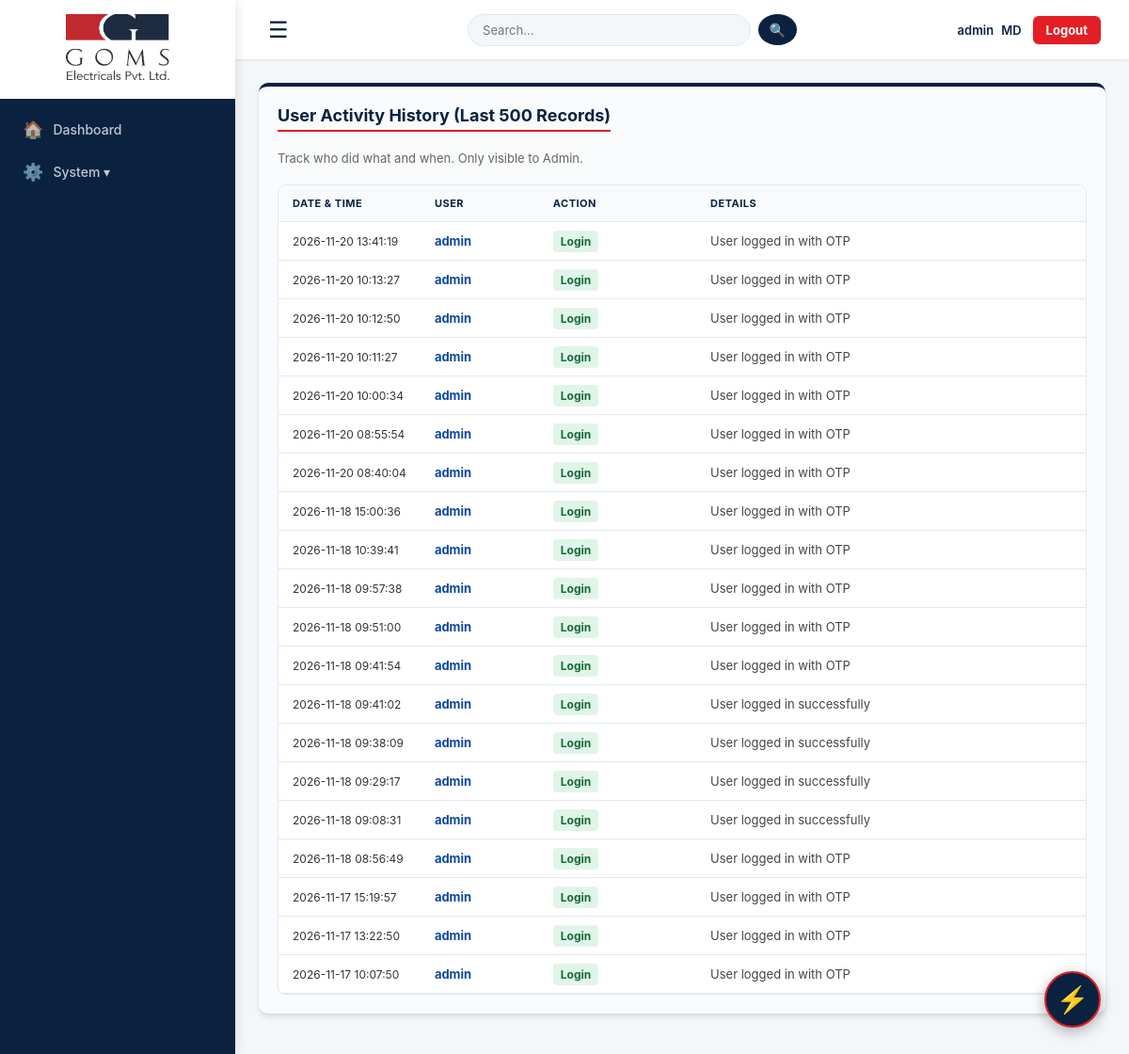
Screenshot of /activity_log (signed in) with the database file from the repository.
### tables this page shows
CREATE TABLE activity_logs (id INTEGER PRIMARY KEY AUTOINCREMENT, username TEXT, action TEXT, details TEXT, timestamp TEXT);

### app.py (the view)
@app.route("/activity_log")
def activity_log():
    if not session.get("username"): return redirect(url_for("login"))
    if session.get("role") not in ["MD", "GM"]:
        flash("Access Denied: Only MD and GM can view activity logs.", "error")
        return redirect(url_for("dashboard"))
    conn = get_db()
    logs = conn.execute("SELECT * FROM activity_logs ORDER BY id DESC LIMIT 500").fetchall()
    conn.close()
    return render_template("activity_log.html", logs=logs)

### app.py (called while the page is built, shortened)
@app.context_processor
def inject_permissions():
    role = session.get('role', 'Admin')
    return dict(is_admin_or_gm = role in ['MD', 'Admin', 'GM'])

@app.after_request
def add_header(response):
    response.headers["Cache-Control"] = "no-cache, no-store, must-revalidate, public, max-age=0"
    response.headers["Pragma"] = "no-cache"
    response.headers["Expires"] = "0"
    return response

def get_db():
    conn = sqlite3.connect(DATABASE, timeout=20)
    conn.row_factory = sqlite3.Row
    return conn

@app.before_request
def restrict_access():
    if not session.get("username"): return
    role = session.get("role", "MD")
    endpoint = request.endpoint
    finance_routes = ['accounts', 'accounts_entry', 'delete_account_entry', 'delete_bill',
                      'print_bill', 'client_ledger', 'vendor_ledger', 'gst_reconciliation',
                      'run_reconciliation', 'gstr1', 'credit_notes', 'delete_credit_note',
                      'general_expenses', 'company_pnl', 'pay_purchase_bill', 'payroll']
    if endpoint in finance_routes and role not in ['MD', 'GM', 'Accountant']:
        flash("Access Denied: Finance module is restricted.", "error")
        return redirect(url_for('dashboard'))
    if role == "MD":
        return

### templates/activity_log.html (shortened to what this page needs)
{% extends "base.html" %}
{% block content %}
<div class="card" style="background: #f9fbfc;">
    <h3>User Activity History (Last 500 Records)</h3>
    <p style="color: #666; font-size: 13px; margin-bottom: 20px;">Track who did what and when. Only visible to Admin.</p>
    <div class="table-wrap">
        <table>
            <thead>
                <tr style="background: #f1f5f9;">
                    <th style="width: 15%;">Date & Time</th>
                    <th style="width: 15%;">User</th>
                    <th style="width: 20%;">Action</th>
                    <th style="width: 50%;">Details</th>
                </tr>
            </thead>
            <tbody>
                {% for log in logs %}
                <tr>
                    <td style="white-space: nowrap; font-size: 12px;">{{ log['timestamp'] }}</td>
                    <td><strong style="color: #0d47a1;">{{ log['username'] }}</strong></td>
                    <td>
                        {% if 'Delete' in log['action'] %}
                            <span style="background: #fff0f0; color: #b42318; padding: 4px 8px; border-radius: 4px; font-size: 12px; font-weight: bold;">{{ log['action'] }}</span>
                        {% elif 'Login' in log['action'] %}
                            <span style="background: #e0f5e8; color: #176b38; padding: 4px 8px; border-radius: 4px; font-size: 12px; font-weight: bold;">{{ log['action'] }}</span>
                        {% elif 'Approve' in log['action'] %}
                            <span style="background: #e3f2fd; color: #0d47a1; padding: 4px 8px; border-radius: 4px; font-size: 12px; font-weight: bold;">{{ log['action'] }}</span>
                        {% else %}
                            <span style="background: #f1f5f9; color: #333; padding: 4px 8px; border-radius: 4px; font-size: 12px; font-weight: bold;">{{ log['action'] }}</span>
                        {% endif %}
                    </td>
                    <td style="font-size: 13px; color: #444;">{{ log['details'] }}</td>
                </tr>
                {% else %}
                <tr><td colspan="4" style="text-align: center; padding: 20px;">No activity logs found.</td></tr>
                {% endfor %}
            </tbody>
        </table>
    </div>
</div>
{% endblock %}

### static/css/main.css (style rules this page uses)
:root { --primary-blue: #0a2240; --accent-red: #e31e24; --bg-light: #f4f7f9; --text-dark: #333; --text-light: #666; --white: #ffffff; --border: #e2e8f0; --shadow-sm: 0 1px 3px rgba(0,0,0,0.1); --shadow-md: 0 4px 6px -1px rgba(0,0,0,0.1), 0 2px 4px -1px rgba(0,0,0,0.06); --shadow-lg: 0 10px 15px -3px rgba(0,0,0,0.1), 0 4px 6px -2px rgba(0,0,0,0.05); }
* { box-sizing: border-box; margin: 0; padding: 0; font-family: 'Inter', 'Segoe UI', sans-serif; }
body { background-color: var(--bg-light); color: var(--text-dark); display: flex; min-height: 100vh; }
.card { background: var(--white); border-radius: 10px; padding: 20px; box-shadow: var(--shadow-md); margin-bottom: 20px; border-top: 4px solid var(--primary-blue); transition: 0.2s; }
.card h3, .panel h3 { margin-bottom: 20px; color: var(--primary-blue); border-bottom: 2px solid var(--accent-red); display: inline-block; padding-bottom: 5px; font-weight: 700; font-size: 18px; }
.table-wrap { overflow-x: auto; border-radius: 8px; border: 1px solid var(--border); background: white; }
table { width: 100%; border-collapse: collapse; }
th, td { padding: 12px 15px; text-align: left; border-bottom: 1px solid var(--border); font-size: 13px; vertical-align: middle; }
th { background: #f8fafc; color: var(--primary-blue); font-weight: 700; text-transform: uppercase; font-size: 11px; letter-spacing: 0.5px; white-space: nowrap; }

### rows the page displays
activity_logs: timestamp "2026-11-20 13:41:19", username "admin", action "Login", details "User logged in with OTP"
activity_logs: timestamp "2026-11-20 10:13:27", username "admin", action "Login", details "User logged in with OTP"
activity_logs: timestamp "2026-11-20 10:12:50", username "admin", action "Login", details "User logged in with OTP"
activity_logs: timestamp "2026-11-20 10:11:27", username "admin", action "Login", details "User logged in with OTP"
activity_logs: timestamp "2026-11-20 10:00:34", username "admin", action "Login", details "User logged in with OTP"
activity_logs: timestamp "2026-11-20 08:55:54", username "admin", action "Login", details "User logged in with OTP"
activity_logs: timestamp "2026-11-20 08:40:04", username "admin", action "Login", details "User logged in with OTP"
activity_logs: timestamp "2026-11-18 15:00:36", username "admin", action "Login", details "User logged in with OTP"
activity_logs: timestamp "2026-11-18 10:39:41", username "admin", action "Login", details "User logged in with OTP"
activity_logs: timestamp "2026-11-18 09:57:38", username "admin", action "Login", details "User logged in with OTP"
activity_logs: timestamp "2026-11-18 09:51:00", username "admin", action "Login", details "User logged in with OTP"
activity_logs: timestamp "2026-11-18 09:41:54", username "admin", action "Login", details "User logged in with OTP"
activity_logs: timestamp "2026-11-18 09:41:02", username "admin", action "Login", details "User logged in successfully"
activity_logs: timestamp "2026-11-18 09:38:09", username "admin", action "Login", details "User logged in successfully"
activity_logs: timestamp "2026-11-18 09:29:17", username "admin", action "Login", details "User logged in successfully"
activity_logs: timestamp "2026-11-18 09:08:31", username "admin", action "Login", details "User logged in successfully"
activity_logs: timestamp "2026-11-18 08:56:49", username "admin", action "Login", details "User logged in with OTP"
activity_logs: timestamp "2026-11-17 15:19:57", username "admin", action "Login", details "User logged in with OTP"
activity_logs: timestamp "2026-11-17 13:22:50", username "admin", action "Login", details "User logged in with OTP"
activity_logs: timestamp "2026-11-17 10:07:50", username "admin", action "Login", details "User logged in with OTP"

### other values shown
{{ session['username'] }} "admin"
{{ user_role }} "MD"
